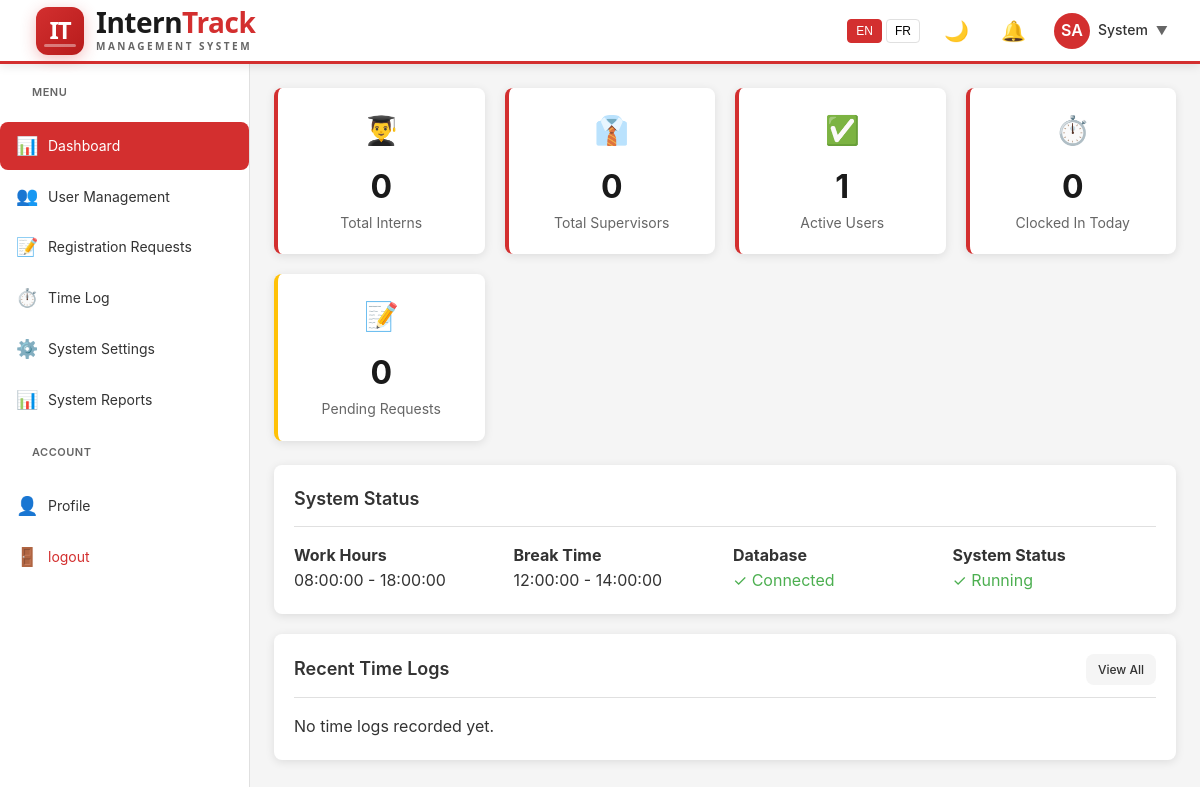
Page /admin/dashboard.php (signed in) on the committed database.
### tables this page shows
CREATE TABLE users (
    id INT PRIMARY KEY AUTO_INCREMENT,
    email VARCHAR(100) UNIQUE NOT NULL,
    password VARCHAR(255) NOT NULL,
    first_name VARCHAR(50) NOT NULL,
    last_name VARCHAR(50) NOT NULL,
    role ENUM('admin', 'supervisor', 'intern') NOT NULL,
    profile_picture VARCHAR(255) DEFAULT NULL,
    phone VARCHAR(20),
    address TEXT,
    bio TEXT,
    language ENUM('en', 'fr') DEFAULT 'en',
    theme ENUM('light', 'dark') DEFAULT 'light',
    is_active BOOLEAN DEFAULT FALSE,
    created_at TIMESTAMP DEFAULT CURRENT_TIMESTAMP,
    updated_at TIMESTAMP DEFAULT CURRENT_TIMESTAMP ON UPDATE CURRENT_TIMESTAMP
);

CREATE TABLE settings (
    id INT PRIMARY KEY AUTO_INCREMENT,
    setting_key VARCHAR(50) UNIQUE NOT NULL,
    setting_value TEXT,
    description TEXT,
    updated_at TIMESTAMP DEFAULT CURRENT_TIMESTAMP ON UPDATE CURRENT_TIMESTAMP
);

### config/language.php (called while the page is built, shortened)
<?php
function t($key, $params = []) {
    global $translations;
    $lang = $_SESSION['language'] ?? 'en';
    if (isset($translations[$lang][$key])) {
        $text = $translations[$lang][$key];
    } elseif (isset($translations['en'][$key])) {
        $text = $translations['en'][$key];
    } else {
        $text = $key;
    }
    return $text;
}
?>

### config/config.php (called while the page is built, shortened)
<?php
$db = new Database();
$conn = $db->getConnection();
require_once __DIR__ . '/language.php';
function getUserData($user_id) {
    global $conn;
    try {
        $stmt = $conn->prepare("SELECT * FROM users WHERE id = ?");
        $stmt->execute([$user_id]);
        return $stmt->fetch(PDO::FETCH_ASSOC);
    } catch (PDOException $e) {
        return null;
    }
}
function getSetting($key) {
    global $conn;
    try {
        $stmt = $conn->prepare("SELECT setting_value FROM settings WHERE setting_key = ?");
        $stmt->execute([$key]);
        $result = $stmt->fetch(PDO::FETCH_ASSOC);
        return $result ? $result['setting_value'] : null;
    } catch (PDOException $e) {
        return null;
    }
}
?>

### admin/dashboard.php (the view, shortened to what this page needs)
<?php
require_once '../config/config.php';
require_once '../config/language.php';
global $conn;
$stats = [];
$stmt = $conn->query("SELECT COUNT(*) as count FROM users WHERE role = 'intern'");
$stats['total_interns'] = $stmt->fetch(PDO::FETCH_ASSOC)['count'];
$stmt = $conn->query("SELECT COUNT(*) as count FROM users WHERE role = 'supervisor'");
$stats['total_supervisors'] = $stmt->fetch(PDO::FETCH_ASSOC)['count'];
$stmt = $conn->query("SELECT COUNT(*) as count FROM users WHERE is_active = TRUE");
$stats['active_users'] = $stmt->fetch(PDO::FETCH_ASSOC)['count'];
$stmt = $conn->query("SELECT COUNT(*) as count FROM registration_requests WHERE status = 'pending'");
$stats['pending_requests'] = $stmt->fetch(PDO::FETCH_ASSOC)['count'];
$today = date('Y-m-d');
$stmt = $conn->prepare("SELECT COUNT(*) as count FROM time_logs WHERE date = ? AND clock_in IS NOT NULL");
$stmt->execute([$today]);
$stats['clocked_in_today'] = $stmt->fetch(PDO::FETCH_ASSOC)['count'];
$stmt = $conn->prepare("
    SELECT tl.*, u.first_name, u.last_name, u.email
    FROM time_logs tl
    JOIN users u ON tl.intern_id = u.id
    ORDER BY tl.date DESC, tl.clock_in DESC
    LIMIT 10
");
$stmt->execute();
$recent_logs = $stmt->fetchAll();
$work_start = getSetting('work_start') ?? '08:00:00';
$work_end = getSetting('work_end') ?? '18:00:00';
$break_start = getSetting('break_start') ?? '12:00:00';
$break_end = getSetting('break_end') ?? '14:00:00';
include_once '../includes/header.php';
?>
<div class="main-content">
    <div class="stats-grid">
        <div class="stat-card">
            <div class="stat-icon">👨‍🎓</div>
            <div class="stat-value"><?php echo $stats['total_interns']; ?></div>
            <div class="stat-label">Total Interns</div>
        </div>
        <div class="stat-card">
            <div class="stat-icon">👔</div>
            <div class="stat-value"><?php echo $stats['total_supervisors']; ?></div>
            <div class="stat-label">Total Supervisors</div>
        </div>
        <div class="stat-card">
            <div class="stat-icon">✅</div>
            <div class="stat-value"><?php echo $stats['active_users']; ?></div>
            <div class="stat-label">Active Users</div>
        </div>
        <div class="stat-card">
            <div class="stat-icon">⏱️</div>
            <div class="stat-value"><?php echo $stats['clocked_in_today']; ?></div>
            <div class="stat-label">Clocked In Today</div>
        </div>
        <div class="stat-card" style="border-left-color: #FFC107;">
            <div class="stat-icon">📝</div>
            <div class="stat-value"><?php echo $stats['pending_requests']; ?></div>
            <div class="stat-label">Pending Requests</div>
        </div>
    </div>
    <div class="card">
        <div class="card-header">
            <h3 class="card-title">System Status</h3>
        </div>
        <div style="display: grid; grid-template-columns: repeat(auto-fit, minmax(150px, 1fr)); gap: 16px;">
            <div>
                <strong>Work Hours</strong>
                <div><?php echo $work_start; ?> - <?php echo $work_end; ?></div>
            </div>
            <div>
                <strong>Break Time</strong>
                <div><?php echo $break_start; ?> - <?php echo $break_end; ?></div>
            </div>
            <div>
                <strong>Database</strong>
                <div style="color: #4CAF50;">✓ Connected</div>
            </div>
            <div>
                <strong>System Status</strong>
                <div style="color: #4CAF50;">✓ Running</div>
            </div>
        </div>
    </div>
    <div class="card">
        <div class="card-header">
            <h3 class="card-title">Recent Time Logs</h3>
            <a href="/interntrack/admin/timelogs.php" class="btn btn-sm btn-secondary">View All</a>
        </div>
        <?php if ($recent_logs): ?>
            <div class="table-container">
                <table class="table">
                    <thead>
                        <tr>
                            <th>Intern</th>
                            <th>Date</th>
                            <th>Clock In</th>
                            <th>Clock Out</th>
                            <th>Hours</th>
                            <th>Status</th>
                        </tr>
                    </thead>
                    <tbody>
                        <?php foreach ($recent_logs as $log): ?>
                            <tr>
                                <td>
                                    <strong><?php echo htmlspecialchars($log['first_name'] . ' ' . $log['last_name']); ?></strong>
                                    <div style="font-size: 12px; color: var(--secondary-text);">
                                        <?php echo htmlspecialchars($log['email']); ?>
                                    </div>
                                </td>
                                <td><?php echo date('M d, Y', strtotime($log['date'])); ?></td>
                                <td><?php echo $log['clock_in'] ? formatTime($log['clock_in']) : '-'; ?></td>
                                <td><?php echo $log['clock_out'] ? formatTime($log['clock_out']) : '-'; ?></td>
                                <td><?php echo number_format($log['total_hours'], 2); ?></td>
                                <td>
                                    <span class="status-badge <?php echo $log['status']; ?>">
                                        <?php echo ucfirst($log['status']); ?>
                                    </span>
                                </td>
                            </tr>
                        <?php endforeach; ?>
                    </tbody>
                </table>
            </div>
        <?php else: ?>
            <p>No time logs recorded yet.</p>
        <?php endif; ?>
    </div>
</div>
<?php include_once '../includes/footer.php'; ?>

### includes/header.php (shortened to what this page needs)
<?php
$user = getUserData($_SESSION['user_id']);
?>
<!DOCTYPE html>
<html lang="<?php echo $_SESSION['language'] ?? 'en'; ?>" data-theme="<?php echo $_SESSION['theme'] ?? 'light'; ?>">
<head>
    <link rel="stylesheet" href="/interntrack/assets/css/style.css">
    <link rel="stylesheet" href="/interntrack/assets/css/dark-mode.css" disabled>
</head>
<body>
    <header class="header">
        <div style="display: flex; align-items: center; gap: 16px;">
            <a href="/interntrack/<?php echo $_SESSION['user_role'] ?? ''; ?>/dashboard.php" class="header-brand">
                <!DOCTYPE html>
                    <html>
                    <head>
                    </head>
                    <body>
                    <a href="#" class="logo-option1">
                        <div class="logo-icon">
                            <span class="letter">IT</span>
                            <div class="track-line"></div>
                        </div>
                        <div class="logo-text">
                            <span class="main-text">Intern<span class="red">Track</span></span>
                            <span class="sub-text">Management System</span>
                        </div>
                    </a>
                    </body>
                </html>
            </a>
        </div>
        <div class="header-actions">
            <div class="language-switcher">
                <button class="<?php echo ($_SESSION['language'] ?? 'en') === 'en' ? 'active' : ''; ?>" data-lang="en">EN</button>
                <button class="<?php echo ($_SESSION['language'] ?? 'en') === 'fr' ? 'active' : ''; ?>" data-lang="fr">FR</button>
            </div>
            <button class="theme-toggle" title="<?php echo t('theme'); ?>" onclick="toggleTheme()">
                <?php echo ($_SESSION['theme'] ?? 'light') === 'light' ? '🌙' : '☀️'; ?>
            </button>
            <button class="notification-btn" title="<?php echo t('notifications'); ?>" onclick="toggleNotifications()">
                🔔
            </button>
            <div class="user-menu" onclick="toggleUserMenu()">
                <div class="user-avatar">
                    <?php
                        $name = $user['first_name'] . ' ' . $user['last_name'] ?? 'User';
                        $parts = explode(' ', $name);
                        echo strtoupper($parts[0][0] ?? 'U') . (isset($parts[1]) ? strtoupper($parts[1][0] ?? '') : '');
                    ?>
                </div>
                <span class="user-name"><?php echo htmlspecialchars($user['first_name'] ?? 'User'); ?></span>
                <span style="font-size: 12px; color: var(--secondary-text);">▼</span>
            </div>
        </div>
    </header>
    <?php include_once 'sidebar.php'; ?>

### assets/css/style.css (style rules this page uses)
:root { --primary-red: #d32f2f; --primary-red-dark: #b71c1c; --primary-red-light: #ffcdd2; --primary-red-hover: #c62828; --primary-black: #1a1a1a; --primary-black-light: #2d2d2d; --primary-white: #ffffff; --primary-gray: #f5f5f5; --primary-gray-dark: #e0e0e0; --primary-text: #333333; --secondary-text: #666666; --shadow: 0 2px 10px rgba(0, 0, 0, 0.1); --shadow-hover: 0 4px 20px rgba(0, 0, 0, 0.15); --border-radius: 8px; --transition: all 0.3s ease; --header-height: 64px; --sidebar-width: 250px; }
* { margin: 0; padding: 0; box-sizing: border-box; }
body { font-family: -apple-system, BlinkMacSystemFont, "Segoe UI", Roboto, Oxygen, Ubuntu, sans-serif; background: var(--primary-gray); color: var(--primary-text); line-height: 1.6; }
.header { position: fixed; top: 0; left: 0; right: 0; height: var(--header-height); background: var(--primary-white); border-bottom: 3px solid var(--primary-red); display: flex; align-items: center; justify-content: space-between; padding: 0 20px; z-index: 1000; box-shadow: var(--shadow); }
.header-brand { display: flex; align-items: center; gap: 12px; text-decoration: none; }
.header-actions { display: flex; align-items: center; gap: 16px; }
.header-actions .notification-btn { position: relative; background: none; border: none; font-size: 20px; cursor: pointer; color: var(--primary-text); padding: 8px; border-radius: 50%; transition: var(--transition); }
.header-actions .user-menu { position: relative; cursor: pointer; display: flex; align-items: center; gap: 8px; padding: 4px 12px 4px 4px; border-radius: 50px; transition: var(--transition); }
.header-actions .user-avatar { width: 36px; height: 36px; border-radius: 50%; background: var(--primary-red); color: white; display: flex; align-items: center; justify-content: center; font-weight: 600; }
.header-actions .user-name { font-size: 14px; font-weight: 500; }
.main-content { margin-left: var(--sidebar-width); margin-top: var(--header-height); padding: 24px; min-height: calc(100vh - var(--header-height)); }
.card { background: var(--primary-white); border-radius: var(--border-radius); padding: 20px; box-shadow: var(--shadow); margin-bottom: 20px; transition: var(--transition); }
.card-header { display: flex; justify-content: space-between; align-items: center; margin-bottom: 16px; padding-bottom: 12px; border-bottom: 1px solid var(--primary-gray-dark); }
.card-title { font-size: 18px; font-weight: 600; }
.stats-grid { display: grid; grid-template-columns: repeat(auto-fit, minmax(200px, 1fr)); gap: 20px; margin-bottom: 24px; }
.stat-card { background: var(--primary-white); border-radius: var(--border-radius); padding: 20px; box-shadow: var(--shadow); text-align: center; transition: var(--transition); border-left: 4px solid var(--primary-red); }
.stat-card .stat-icon { font-size: 28px; margin-bottom: 8px; }
.stat-card .stat-value { font-size: 32px; font-weight: 700; color: var(--primary-black); }
.stat-card .stat-label { font-size: 14px; color: var(--secondary-text); }
.btn { display: inline-flex; align-items: center; justify-content: center; gap: 8px; padding: 10px 20px; border: none; border-radius: var(--border-radius); font-size: 14px; font-weight: 500; cursor: pointer; transition: var(--transition); text-decoration: none; }
.btn-secondary { background: var(--primary-gray); color: var(--primary-text); }
.btn-sm { padding: 6px 12px; font-size: 12px; }
.language-switcher { display: flex; gap: 4px; }
.language-switcher button { background: none; border: 1px solid var(--primary-gray-dark); padding: 4px 8px; border-radius: 4px; cursor: pointer; font-size: 12px; transition: var(--transition); }
.language-switcher button.active { background: var(--primary-red); color: white; border-color: var(--primary-red); }
.theme-toggle { background: none; border: none; font-size: 20px; cursor: pointer; padding: 8px; border-radius: 50%; transition: var(--transition); color: var(--primary-text); }

### rows in the picture
users: first_name+last_name "S", first_name+last_name "A", first_name "System"
settings: setting_value "08:00:00"
settings: setting_value "18:00:00"
settings: setting_value "12:00:00"
settings: setting_value "14:00:00"

### other values in the picture
t('menu') "MENU"
t('dashboard') "Dashboard"
t('user_management') "User Management"
t('registration_requests') "Registration Requests"
t('timelog') "Time Log"
t('system_settings') "System Settings"
t('system_reports') "System Reports"
t('account') "ACCOUNT"
t('profile') "Profile"
t('logout') "logout"
$stats['total_interns'] "0"
$stats['total_supervisors'] "0"
$stats['active_users'] "1"
$stats['clocked_in_today'] "0"
$stats['pending_requests'] "0"
